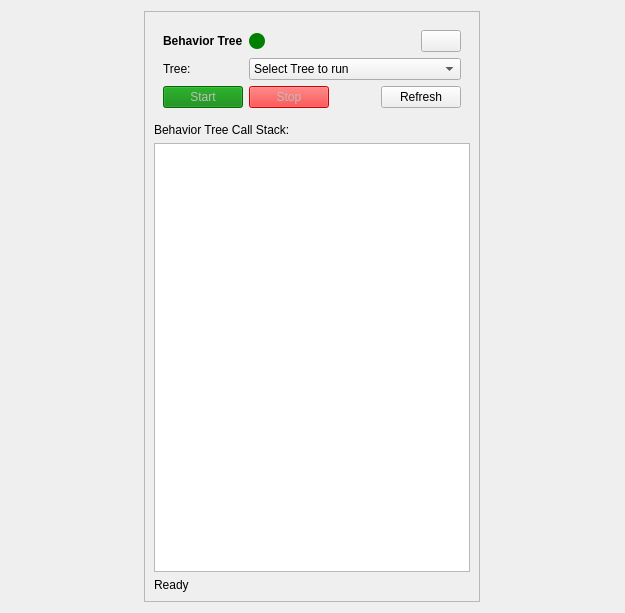
<?xml version="1.0" encoding="UTF-8"?>
<ui version="4.0">
 <class>BehaviortreePanel</class>
 <widget class="QWidget" name="BehaviortreePanel">
  <property name="geometry">
   <rect>
    <x>0</x>
    <y>0</y>
    <width>625</width>
    <height>613</height>
   </rect>
  </property>
  <property name="windowTitle">
   <string>BehaviorTree</string>
  </property>
  <layout class="QGridLayout" name="gridLayout_2">
   <item row="2" column="0">
    <widget class="QFrame" name="frame">
     <property name="sizePolicy">
      <sizepolicy hsizetype="Fixed" vsizetype="Expanding">
       <horstretch>0</horstretch>
       <verstretch>0</verstretch>
      </sizepolicy>
     </property>
     <property name="frameShape">
      <enum>QFrame::StyledPanel</enum>
     </property>
     <property name="frameShadow">
      <enum>QFrame::Plain</enum>
     </property>
     <layout class="QGridLayout" name="gridLayout_3">
      <item row="4" column="0">
       <widget class="QWidget" name="widget" native="true">
        <layout class="QGridLayout" name="gridLayout">
         <item row="2" column="3">
          <widget class="QPushButton" name="btRefresh">
           <property name="text">
            <string>Refresh</string>
           </property>
          </widget>
         </item>
         <item row="2" column="2">
          <spacer name="horizontalSpacer">
           <property name="orientation">
            <enum>Qt::Horizontal</enum>
           </property>
           <property name="sizeHint" stdset="0">
            <size>
             <width>40</width>
             <height>20</height>
            </size>
           </property>
          </spacer>
         </item>
         <item row="1" column="1" colspan="3">
          <widget class="QComboBox" name="btSelect">
           <property name="sizePolicy">
            <sizepolicy hsizetype="Expanding" vsizetype="Fixed">
             <horstretch>0</horstretch>
             <verstretch>0</verstretch>
            </sizepolicy>
           </property>
           <property name="editable">
            <bool>false</bool>
           </property>
           <item>
            <property name="text">
             <string>Select Tree to run</string>
            </property>
           </item>
          </widget>
         </item>
         <item row="2" column="0">
          <widget class="QPushButton" name="btStart">
           <property name="enabled">
            <bool>false</bool>
           </property>
           <property name="styleSheet">
            <string notr="true">QPushButton {background-color: green;}</string>
           </property>
           <property name="text">
            <string>Start</string>
           </property>
          </widget>
         </item>
         <item row="0" column="0" colspan="4">
          <layout class="QHBoxLayout" name="horizontalLayout">
           <item>
            <widget class="QLabel" name="name">
             <property name="styleSheet">
              <string notr="true">font-weight:bold</string>
             </property>
             <property name="text">
              <string>Behavior Tree</string>
             </property>
            </widget>
           </item>
           <item>
            <widget class="QFrame" name="online">
             <property name="sizePolicy">
              <sizepolicy hsizetype="Fixed" vsizetype="Fixed">
               <horstretch>16</horstretch>
               <verstretch>16</verstretch>
              </sizepolicy>
             </property>
             <property name="minimumSize">
              <size>
               <width>16</width>
               <height>16</height>
              </size>
             </property>
             <property name="styleSheet">
              <string notr="true">background-color:green; border-radius:8px;</string>
             </property>
             <property name="frameShape">
              <enum>QFrame::StyledPanel</enum>
             </property>
             <property name="frameShadow">
              <enum>QFrame::Raised</enum>
             </property>
            </widget>
           </item>
           <item>
            <spacer name="horizontalSpacer_2">
             <property name="orientation">
              <enum>Qt::Horizontal</enum>
             </property>
             <property name="sizeHint" stdset="0">
              <size>
               <width>40</width>
               <height>20</height>
              </size>
             </property>
            </spacer>
           </item>
           <item>
            <widget class="QPushButton" name="settings">
             <property name="text">
              <string/>
             </property>
             <property name="icon">
              <iconset theme="document-properties">
               <normaloff>.</normaloff>.</iconset>
             </property>
            </widget>
           </item>
          </layout>
         </item>
         <item row="2" column="1">
          <widget class="QPushButton" name="btStop">
           <property name="enabled">
            <bool>false</bool>
           </property>
           <property name="styleSheet">
            <string notr="true">QPushButton {background-color: red;}</string>
           </property>
           <property name="text">
            <string>Stop</string>
           </property>
          </widget>
         </item>
         <item row="1" column="0">
          <widget class="QLabel" name="label">
           <property name="sizePolicy">
            <sizepolicy hsizetype="Minimum" vsizetype="Preferred">
             <horstretch>0</horstretch>
             <verstretch>0</verstretch>
            </sizepolicy>
           </property>
           <property name="text">
            <string>Tree:</string>
           </property>
           <property name="alignment">
            <set>Qt::AlignLeading|Qt::AlignLeft|Qt::AlignVCenter</set>
           </property>
          </widget>
         </item>
        </layout>
       </widget>
      </item>
      <item row="6" column="0">
       <widget class="QListView" name="btStackView">
        <property name="alternatingRowColors">
         <bool>true</bool>
        </property>
        <property name="wordWrap">
         <bool>true</bool>
        </property>
       </widget>
      </item>
      <item row="5" column="0">
       <widget class="QLabel" name="label_2">
        <property name="text">
         <string>Behavior Tree Call Stack:</string>
        </property>
       </widget>
      </item>
      <item row="7" column="0">
       <widget class="QLabel" name="status">
        <property name="text">
         <string>Ready</string>
        </property>
       </widget>
      </item>
     </layout>
    </widget>
   </item>
  </layout>
 </widget>
 <resources/>
 <connections/>
</ui>
